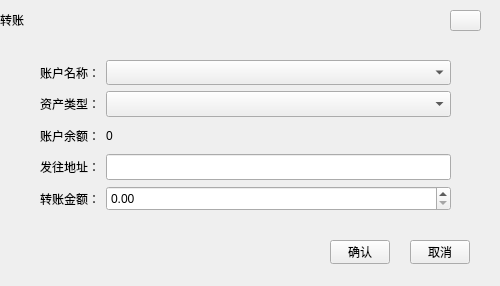
<?xml version="1.0" encoding="UTF-8"?>
<ui version="4.0">
 <class>TransferWidgetHX</class>
 <widget class="QDialog" name="TransferWidgetHX">
  <property name="geometry">
   <rect>
    <x>0</x>
    <y>0</y>
    <width>500</width>
    <height>286</height>
   </rect>
  </property>
  <property name="windowTitle">
   <string>Dialog</string>
  </property>
  <widget class="QLabel" name="title_Label">
   <property name="geometry">
    <rect>
     <x>0</x>
     <y>0</y>
     <width>500</width>
     <height>40</height>
    </rect>
   </property>
   <property name="text">
    <string>转账</string>
   </property>
  </widget>
  <widget class="QToolButton" name="closeBtn">
   <property name="geometry">
    <rect>
     <x>450</x>
     <y>10</y>
     <width>31</width>
     <height>21</height>
    </rect>
   </property>
   <property name="cursor">
    <cursorShape>PointingHandCursor</cursorShape>
   </property>
   <property name="text">
    <string/>
   </property>
  </widget>
  <widget class="QToolButton" name="okBtn">
   <property name="geometry">
    <rect>
     <x>330</x>
     <y>240</y>
     <width>60</width>
     <height>24</height>
    </rect>
   </property>
   <property name="cursor">
    <cursorShape>PointingHandCursor</cursorShape>
   </property>
   <property name="text">
    <string>确认</string>
   </property>
  </widget>
  <widget class="QToolButton" name="cancelBtn">
   <property name="geometry">
    <rect>
     <x>410</x>
     <y>240</y>
     <width>60</width>
     <height>24</height>
    </rect>
   </property>
   <property name="cursor">
    <cursorShape>PointingHandCursor</cursorShape>
   </property>
   <property name="text">
    <string>取消</string>
   </property>
  </widget>
  <widget class="QWidget" name="">
   <property name="geometry">
    <rect>
     <x>40</x>
     <y>60</y>
     <width>411</width>
     <height>151</height>
    </rect>
   </property>
   <layout class="QGridLayout" name="gridLayout">
    <item row="0" column="0">
     <widget class="QLabel" name="label_6">
      <property name="text">
       <string>账户名称：</string>
      </property>
      <property name="alignment">
       <set>Qt::AlignRight|Qt::AlignTrailing|Qt::AlignVCenter</set>
      </property>
     </widget>
    </item>
    <item row="0" column="1">
     <widget class="QComboBox" name="comboBox_account">
      <property name="sizePolicy">
       <sizepolicy hsizetype="Preferred" vsizetype="Preferred">
        <horstretch>0</horstretch>
        <verstretch>0</verstretch>
       </sizepolicy>
      </property>
     </widget>
    </item>
    <item row="1" column="0">
     <widget class="QLabel" name="label_7">
      <property name="text">
       <string>资产类型：</string>
      </property>
      <property name="alignment">
       <set>Qt::AlignRight|Qt::AlignTrailing|Qt::AlignVCenter</set>
      </property>
     </widget>
    </item>
    <item row="1" column="1">
     <widget class="QComboBox" name="comboBox_asset">
      <property name="sizePolicy">
       <sizepolicy hsizetype="Preferred" vsizetype="Preferred">
        <horstretch>0</horstretch>
        <verstretch>0</verstretch>
       </sizepolicy>
      </property>
     </widget>
    </item>
    <item row="2" column="0">
     <widget class="QLabel" name="label_3">
      <property name="text">
       <string>账户余额：</string>
      </property>
      <property name="alignment">
       <set>Qt::AlignRight|Qt::AlignTrailing|Qt::AlignVCenter</set>
      </property>
     </widget>
    </item>
    <item row="2" column="1">
     <widget class="QLabel" name="label_balance">
      <property name="text">
       <string>0</string>
      </property>
     </widget>
    </item>
    <item row="3" column="0">
     <widget class="QLabel" name="label_4">
      <property name="text">
       <string>发往地址：</string>
      </property>
      <property name="alignment">
       <set>Qt::AlignRight|Qt::AlignTrailing|Qt::AlignVCenter</set>
      </property>
     </widget>
    </item>
    <item row="3" column="1">
     <widget class="QLineEdit" name="lineEdit">
      <property name="sizePolicy">
       <sizepolicy hsizetype="Expanding" vsizetype="Preferred">
        <horstretch>0</horstretch>
        <verstretch>0</verstretch>
       </sizepolicy>
      </property>
     </widget>
    </item>
    <item row="4" column="0">
     <widget class="QLabel" name="label_5">
      <property name="text">
       <string>转账金额：</string>
      </property>
      <property name="alignment">
       <set>Qt::AlignRight|Qt::AlignTrailing|Qt::AlignVCenter</set>
      </property>
     </widget>
    </item>
    <item row="4" column="1">
     <widget class="QDoubleSpinBox" name="doubleSpinBox">
      <property name="sizePolicy">
       <sizepolicy hsizetype="Minimum" vsizetype="Preferred">
        <horstretch>0</horstretch>
        <verstretch>0</verstretch>
       </sizepolicy>
      </property>
     </widget>
    </item>
   </layout>
  </widget>
 </widget>
 <resources/>
 <connections/>
</ui>
